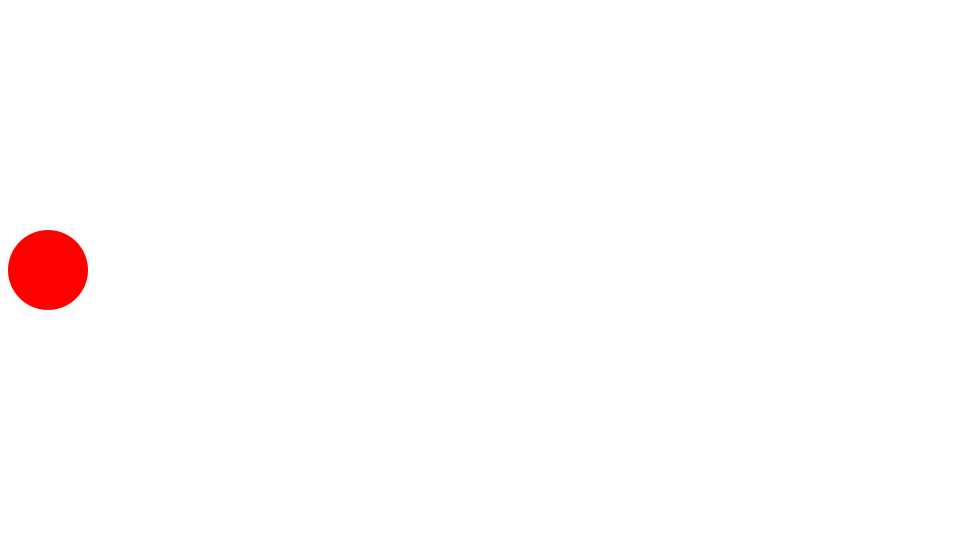
Frame 1 (no input)
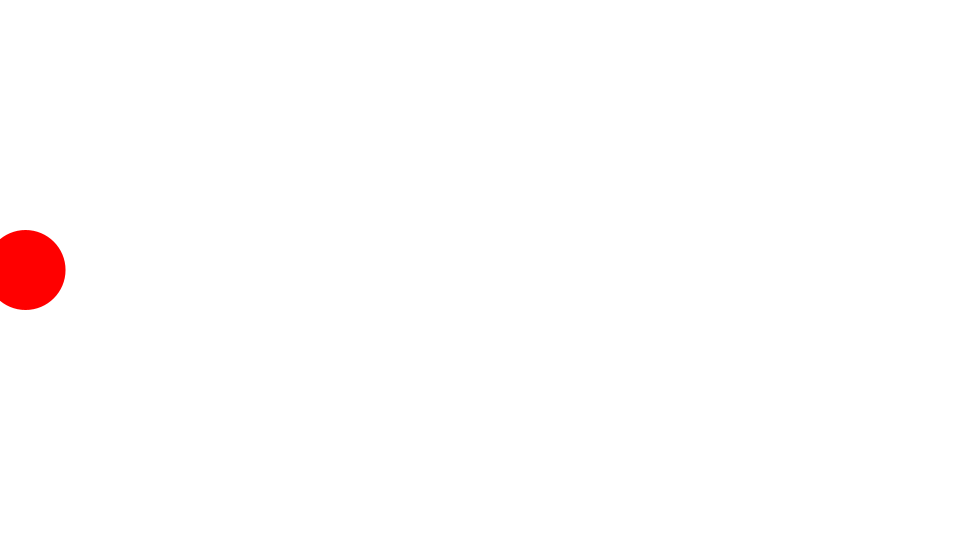
Frame 60 (the mouse pressed at the canvas centre just before this capture)
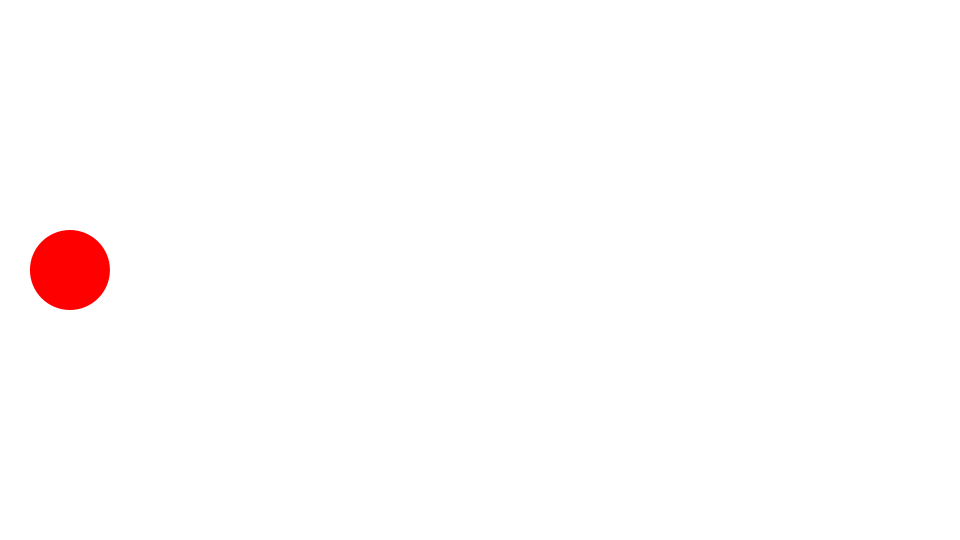
Frame 120 (the mouse held since frame 60 and released just before this capture)

The Processing sketch that drew these frames (run headless with seeded random() and noise(); from frame 60 on, the mouse is pressed at the canvas centre):

// Processing sketch: Spring1
// ── Spring1.pde
Ball ball;
float spring = 0.1;
float targetX;
float vx;

void setup() {
  size(960, 540);
  frameRate(30);
  initialize();
}

void initialize() {
  smooth();
  noStroke();
  targetX = width/2;
  ball = new Ball();
  ball.x = 0;
  ball.y = height/2;
  ball.radius = 40;
  ball.setFillColor(color(255, 0, 0));
}

void draw() {
  background(255);

  float dx = targetX - ball.x;
  float ax = dx * spring;
  vx += ax;
  ball.x += vx;
  ball.update();
}

////////////////////////////////

class Ball extends Sprite {
  float radius;
  
  Ball(){
    super();
  }
  
  void draw(){
    if(dist(mouseX, mouseY, x, y) < radius) {
      isRollOver = true;
    }else{
      isRollOver = false;
    }
    ellipse(0, 0, radius*2, radius*2);
  }
}

////////////////////////////////

class Sprite {
  float x, y;
  float scaleX, scaleY;
  float width, height;
  float rotation;
  boolean visible;
  color strokeColor;
  color fillColor;
  Boolean isStroke;
  Boolean isFill;
  Boolean isRollOver;
  Boolean locked;
  float xoff, yoff;
 
  Sprite() {
    x = 0.0;
    y = 0.0;
    scaleX = 1.0;
    scaleY = 1.0;
    rotation = 0.0;
    strokeColor = color(0);
    fillColor = color(0);
    isStroke = false;
    isFill = false;
    isRollOver = false;
    locked = false;
    visible = true;
  }
  
  void update() {
    if(! visible) return;
    pushMatrix();
    if(locked){
      x = mouseX - xoff;
      y = mouseY - yoff;
    }  
    translate(x, y);
    scale(scaleX, scaleY);
    rotate(rotation * PI / 180.0);
    if(isStroke) stroke(strokeColor);
    if(isFill) fill(fillColor);
    draw();
    popMatrix();
  }
  
  void setStrokeColor(color strokeColor) {
    this.strokeColor = strokeColor;
    isStroke = true;
  }
  
  void setFillColor(color fillColor) {
    this.fillColor = fillColor;
    isFill = true;
  }
  
  void startDrag() {
    if(isRollOver){
      locked = true;
      xoff = mouseX - x;
      yoff = mouseY - y;
    }
  }
  
  void stopDrag() {
    locked = false;
  }
  
  void draw() {}
}
